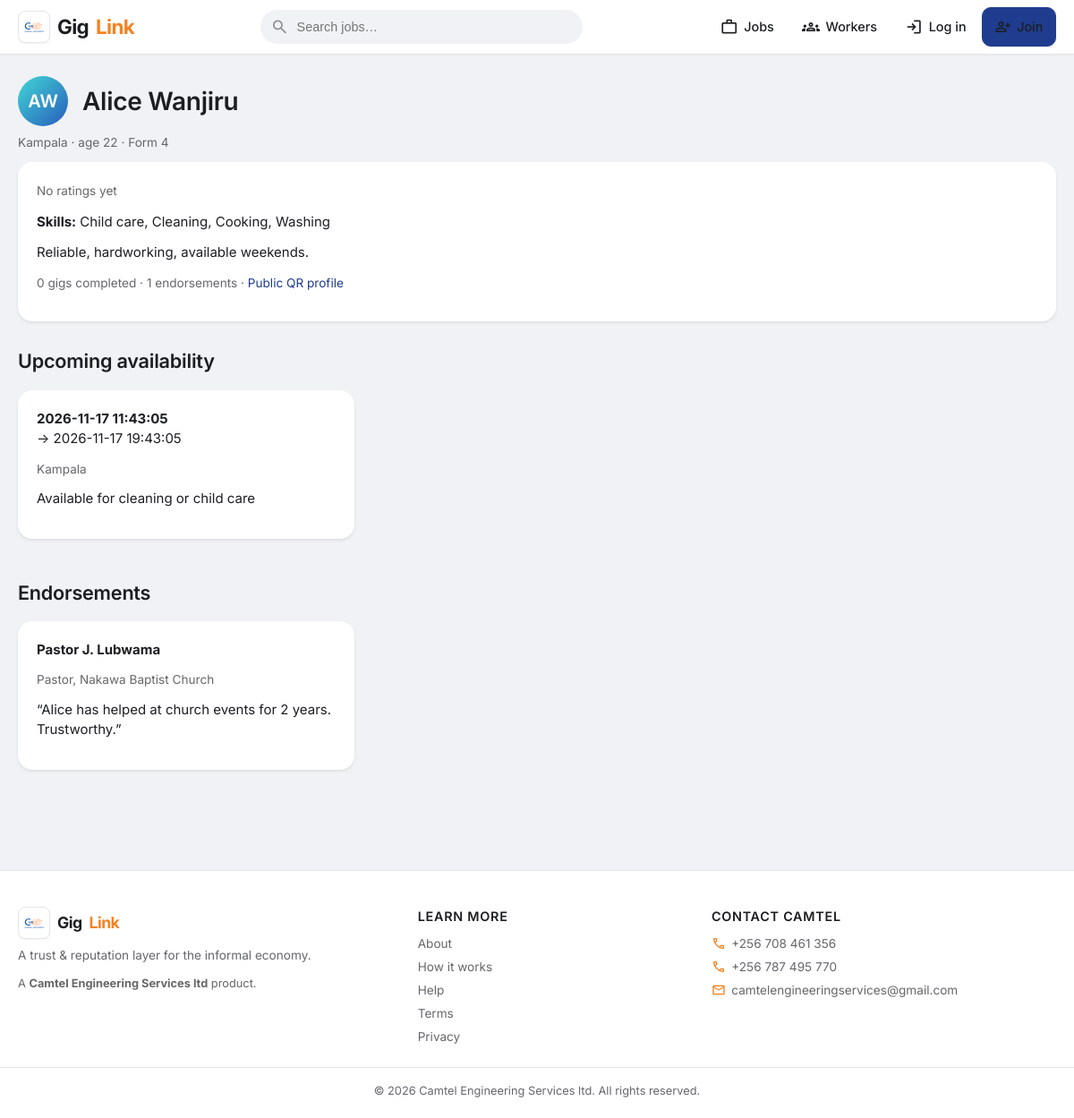
Screenshot of /worker_view.php?id=2 with the database file from the repository.
### tables this page shows
CREATE TABLE availability_windows (
    id          INT AUTO_INCREMENT PRIMARY KEY,
    youth_id    INT NOT NULL,
    start_time  DATETIME NOT NULL,
    end_time    DATETIME NOT NULL,
    location_id INT,
    notes       VARCHAR(255),
    created_at  TIMESTAMP DEFAULT CURRENT_TIMESTAMP,
    FOREIGN KEY (youth_id)    REFERENCES users(id)      ON DELETE CASCADE,
    FOREIGN KEY (location_id) REFERENCES locations(id)  ON DELETE SET NULL,
    INDEX idx_window (start_time, end_time)
);

CREATE TABLE locations (
    id          INT AUTO_INCREMENT PRIMARY KEY,
    name        VARCHAR(100) NOT NULL,
    parent_id   INT NULL,
    FOREIGN KEY (parent_id) REFERENCES locations(id) ON DELETE SET NULL,
    UNIQUE KEY uq_loc (name, parent_id)
);

CREATE TABLE endorsements (
    id                  INT AUTO_INCREMENT PRIMARY KEY,
    endorsee_user_id    INT NOT NULL,
    endorser_user_id    INT NULL,
    endorser_name       VARCHAR(150) NOT NULL,
    endorser_role       VARCHAR(100) NOT NULL,
    note                TEXT,
    created_at          TIMESTAMP DEFAULT CURRENT_TIMESTAMP,
    FOREIGN KEY (endorsee_user_id) REFERENCES users(id) ON DELETE CASCADE,
    FOREIGN KEY (endorser_user_id) REFERENCES users(id) ON DELETE SET NULL
);

### worker_view.php (the view, shortened to what this page needs)
<?php
require __DIR__ . '/includes/header.php';
$id = (int)($_GET['id'] ?? 0);
$stmt = $pdo->prepare("SELECT * FROM v_worker_summary WHERE user_id = ?");
$stmt->execute([$id]);
$w = $stmt->fetch();
$endorsements = $pdo->prepare(
  "SELECT * FROM endorsements WHERE endorsee_user_id = ? ORDER BY created_at DESC"
);
$endorsements->execute([$id]);
$endorsements = $endorsements->fetchAll();
$availability = $pdo->prepare(
  "SELECT aw.*, l.name AS location_name
     FROM availability_windows aw
     LEFT JOIN locations l ON l.id = aw.location_id
    WHERE aw.youth_id = ? AND aw.end_time >= NOW()
    ORDER BY aw.start_time"
);
$availability->execute([$id]);
$availability = $availability->fetchAll();
?>
<div style="display:flex; gap:1rem; align-items:center; margin-bottom:0.5rem">
    <?= avatar($w['full_name'], 'lg', $w['photo_path'] ?? null) ?>
    <h1 style="margin:0">
        <?= e($w['full_name']) ?>
    </h1>
</div>
<p class="muted">
    <?= e($w['location_name'] ?? '—') ?>
    <?php if (($age = age_from_dob($w['date_of_birth']))): ?> · age <?= (int)$age ?><?php endif; ?>
    · <?= e($w['education'] ?? '') ?>
</p>
<div class="card">
    <p><?= stars($w['avg_rating'], $w['rating_count']) ?></p>
    <p><strong>Skills:</strong> <?= e($w['skills'] ?? '—') ?></p>
    <p><?= e($w['bio'] ?? '') ?></p>
    <p class="muted">
        <?= (int)$w['jobs_completed'] ?> gigs completed ·
        <?= (int)$w['endorsement_count'] ?> endorsements ·
        <a href="profile_qr.php?id=<?= (int)$w['user_id'] ?>">Public QR profile</a>
    </p>
</div>
<?php if ($availability): ?>
<h2>Upcoming availability</h2>
<div class="card-grid">
<?php foreach ($availability as $a): ?>
    <div class="card">
        <p><strong><?= e($a['start_time']) ?></strong><br>→ <?= e($a['end_time']) ?></p>
        <p class="muted"><?= e($a['location_name'] ?? 'Any location') ?></p>
        <p><?= e($a['notes'] ?? '') ?></p>
    </div>
<?php endforeach; ?>
</div>
<?php endif; ?>
<h2>Endorsements</h2>
<?php if (!$endorsements): ?>
    <p class="muted">No endorsements yet.</p>
<?php else: ?>
<div class="card-grid">
<?php foreach ($endorsements as $en): ?>
    <div class="card">
        <p><strong><?= e($en['endorser_name']) ?></strong></p>
        <p class="muted"><?= e($en['endorser_role']) ?></p>
        <p>“<?= e($en['note']) ?>”</p>
    </div>
<?php endforeach; ?>
</div>
<?php endif; ?>
<?php require __DIR__ . '/includes/footer.php'; ?>

### assets/style.css (style rules this page uses)
:root { --primary: #1F3C8F; --primary-hover: #152A66; --primary-soft: #E6EAF6; --accent: #F58220; --accent-soft: #FDEBD6; --success: #2E8B57; --success-soft: #E4F2EA; --danger: #D64545; --danger-soft: #FBE8E8; --warning: #F5A623; --warning-soft: #FFF4E0; --bg: #f0f2f5; --surface: #ffffff; --surface-hover: #f7f8fa; --border: #e4e6eb; --border-strong: #dadce0; --text: #1c1e21; --text-secondary: #65676b; --text-muted: #8a8d91; --link: var(--primary); --shadow-sm: 0 1px 2px rgba(0,0,0,0.05); --shadow: 0 2px 4px rgba(0,0,0,0.06), 0 1px 2px rgba(0,0,0,0.04); --shadow-md: 0 4px 12px rgba(0,0,0,0.08), 0 2px 4px rgba(0,0,0,0.04); --shadow-lg: 0 10px 25px rgba(0,0,0,0.10), 0 4px 10px rgba(0,0,0,0.05); --r-sm: 6px; --r: 10px; --r-lg: 16px; --r-pill: 999px; --t-fast: 120ms cubic-bezier(.2,.8,.2,1); --t: 200ms cubic-bezier(.2,.8,.2,1); }
*, *::before, *::after { box-sizing: border-box; }
html, body { margin: 0; padding: 0; }
body { font-family: 'Inter', -apple-system, BlinkMacSystemFont, "Segoe UI", Roboto, sans-serif; background: var(--bg); color: var(--text); line-height: 1.5; font-size: 15px; -webkit-font-smoothing: antialiased; -moz-osx-font-smoothing: grayscale; }
h1, h2, h3, h4 { font-weight: 600; letter-spacing: -0.01em; color: var(--text); }
h1 { font-size: 1.75rem; margin: 0.5rem 0 1rem; }
h2 { font-size: 1.35rem; margin: 1.75rem 0 1rem; }
p { margin: 0 0 0.75rem; }
a { color: var(--link); text-decoration: none; transition: color var(--t-fast); }
.card { background: var(--surface); border-radius: var(--r-lg); padding: 1.25rem; margin-bottom: 1rem; box-shadow: var(--shadow); border: 1px solid transparent; transition: all var(--t); }
.card-grid { display: grid; grid-template-columns: repeat(auto-fill, minmax(320px, 1fr)); gap: 1rem; }
.muted { color: var(--text-secondary); font-size: 0.85rem; }

### rows the page displays
availability_windows: start_time "2026-11-17 11:43:05", end_time "2026-11-17 19:43:05", location.name "Kampala", notes "Available for cleaning or child care"
endorsements: endorser_name "Pastor J. Lubwama", endorser_role "Pastor, Nakawa Baptist Church", note "Alice has helped at church events for 2 years. Trustworthy."

### other values shown
$init "AW"
$w['full_name'] "Alice Wanjiru"
$w['location_name'] "Kampala"
$age "22"
$w['education'] "Form 4"
$w['skills'] "Child care, Cleaning, Cooking, Washing"
$w['bio'] "Reliable, hardworking, available weekends."
$w['jobs_completed'] "0"
$w['endorsement_count'] "1"
